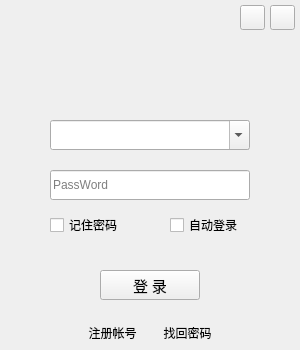
<?xml version="1.0" encoding="UTF-8"?>
<ui version="4.0">
 <class>Login</class>
 <widget class="QDialog" name="Login">
  <property name="geometry">
   <rect>
    <x>0</x>
    <y>0</y>
    <width>300</width>
    <height>350</height>
   </rect>
  </property>
  <property name="minimumSize">
   <size>
    <width>300</width>
    <height>350</height>
   </size>
  </property>
  <property name="maximumSize">
   <size>
    <width>300</width>
    <height>350</height>
   </size>
  </property>
  <property name="windowTitle">
   <string>Dialog</string>
  </property>
  <widget class="QWidget" name="loginWidget" native="true">
   <property name="geometry">
    <rect>
     <x>0</x>
     <y>0</y>
     <width>300</width>
     <height>350</height>
    </rect>
   </property>
   <property name="minimumSize">
    <size>
     <width>300</width>
     <height>350</height>
    </size>
   </property>
   <property name="maximumSize">
    <size>
     <width>300</width>
     <height>350</height>
    </size>
   </property>
   <widget class="QPushButton" name="findPasswordBtn">
    <property name="geometry">
     <rect>
      <x>150</x>
      <y>320</y>
      <width>75</width>
      <height>25</height>
     </rect>
    </property>
    <property name="font">
     <font>
      <family>幼圆</family>
     </font>
    </property>
    <property name="cursor">
     <cursorShape>PointingHandCursor</cursorShape>
    </property>
    <property name="focusPolicy">
     <enum>Qt::NoFocus</enum>
    </property>
    <property name="text">
     <string>找回密码</string>
    </property>
    <property name="flat">
     <bool>true</bool>
    </property>
   </widget>
   <widget class="QPushButton" name="registerBtn">
    <property name="geometry">
     <rect>
      <x>75</x>
      <y>320</y>
      <width>75</width>
      <height>25</height>
     </rect>
    </property>
    <property name="font">
     <font>
      <family>幼圆</family>
     </font>
    </property>
    <property name="cursor">
     <cursorShape>PointingHandCursor</cursorShape>
    </property>
    <property name="focusPolicy">
     <enum>Qt::NoFocus</enum>
    </property>
    <property name="autoFillBackground">
     <bool>false</bool>
    </property>
    <property name="text">
     <string>注册帐号</string>
    </property>
    <property name="autoDefault">
     <bool>false</bool>
    </property>
    <property name="default">
     <bool>false</bool>
    </property>
    <property name="flat">
     <bool>true</bool>
    </property>
   </widget>
   <widget class="QLabel" name="label">
    <property name="geometry">
     <rect>
      <x>20</x>
      <y>40</y>
      <width>271</width>
      <height>50</height>
     </rect>
    </property>
    <property name="text">
     <string/>
    </property>
    <property name="pixmap">
     <pixmap resource="../BlogClient.qrc">:/Image/login/label.png</pixmap>
    </property>
   </widget>
   <widget class="QCheckBox" name="autoLoginBox">
    <property name="geometry">
     <rect>
      <x>170</x>
      <y>215</y>
      <width>80</width>
      <height>20</height>
     </rect>
    </property>
    <property name="font">
     <font>
      <family>幼圆</family>
      <pointsize>9</pointsize>
     </font>
    </property>
    <property name="focusPolicy">
     <enum>Qt::NoFocus</enum>
    </property>
    <property name="text">
     <string>自动登录</string>
    </property>
   </widget>
   <widget class="QLineEdit" name="passwordEdit">
    <property name="geometry">
     <rect>
      <x>50</x>
      <y>170</y>
      <width>200</width>
      <height>30</height>
     </rect>
    </property>
    <property name="cursor">
     <cursorShape>IBeamCursor</cursorShape>
    </property>
    <property name="maxLength">
     <number>16</number>
    </property>
    <property name="echoMode">
     <enum>QLineEdit::Password</enum>
    </property>
    <property name="placeholderText">
     <string>PassWord</string>
    </property>
    <property name="clearButtonEnabled">
     <bool>true</bool>
    </property>
   </widget>
   <widget class="QComboBox" name="userNameBox">
    <property name="geometry">
     <rect>
      <x>50</x>
      <y>120</y>
      <width>200</width>
      <height>30</height>
     </rect>
    </property>
    <property name="cursor">
     <cursorShape>IBeamCursor</cursorShape>
    </property>
    <property name="editable">
     <bool>true</bool>
    </property>
    <property name="maxVisibleItems">
     <number>5</number>
    </property>
   </widget>
   <widget class="QLabel" name="hintLabel">
    <property name="geometry">
     <rect>
      <x>100</x>
      <y>245</y>
      <width>100</width>
      <height>15</height>
     </rect>
    </property>
    <property name="font">
     <font>
      <family>幼圆</family>
      <pointsize>10</pointsize>
     </font>
    </property>
    <property name="text">
     <string/>
    </property>
    <property name="alignment">
     <set>Qt::AlignCenter</set>
    </property>
   </widget>
   <widget class="QPushButton" name="loginBtn">
    <property name="geometry">
     <rect>
      <x>100</x>
      <y>270</y>
      <width>100</width>
      <height>30</height>
     </rect>
    </property>
    <property name="font">
     <font>
      <family>黑体</family>
      <pointsize>11</pointsize>
     </font>
    </property>
    <property name="cursor">
     <cursorShape>PointingHandCursor</cursorShape>
    </property>
    <property name="focusPolicy">
     <enum>Qt::NoFocus</enum>
    </property>
    <property name="text">
     <string>登 录</string>
    </property>
    <property name="checkable">
     <bool>true</bool>
    </property>
   </widget>
   <widget class="QToolButton" name="minBtn">
    <property name="geometry">
     <rect>
      <x>240</x>
      <y>5</y>
      <width>25</width>
      <height>25</height>
     </rect>
    </property>
    <property name="minimumSize">
     <size>
      <width>25</width>
      <height>25</height>
     </size>
    </property>
    <property name="cursor">
     <cursorShape>PointingHandCursor</cursorShape>
    </property>
    <property name="focusPolicy">
     <enum>Qt::NoFocus</enum>
    </property>
    <property name="toolTip">
     <string>最小化</string>
    </property>
    <property name="icon">
     <iconset resource="../BlogClient.qrc">
      <normaloff>:/Image/min.png</normaloff>:/Image/min.png</iconset>
    </property>
   </widget>
   <widget class="QToolButton" name="closeBtn">
    <property name="geometry">
     <rect>
      <x>270</x>
      <y>5</y>
      <width>25</width>
      <height>25</height>
     </rect>
    </property>
    <property name="minimumSize">
     <size>
      <width>25</width>
      <height>25</height>
     </size>
    </property>
    <property name="cursor">
     <cursorShape>PointingHandCursor</cursorShape>
    </property>
    <property name="focusPolicy">
     <enum>Qt::NoFocus</enum>
    </property>
    <property name="toolTip">
     <string>关闭</string>
    </property>
    <property name="icon">
     <iconset resource="../BlogClient.qrc">
      <normaloff>:/Image/close.png</normaloff>:/Image/close.png</iconset>
    </property>
   </widget>
   <widget class="QCheckBox" name="savePasswordBox">
    <property name="geometry">
     <rect>
      <x>50</x>
      <y>215</y>
      <width>80</width>
      <height>20</height>
     </rect>
    </property>
    <property name="font">
     <font>
      <family>幼圆</family>
     </font>
    </property>
    <property name="focusPolicy">
     <enum>Qt::NoFocus</enum>
    </property>
    <property name="text">
     <string>记住密码</string>
    </property>
   </widget>
  </widget>
 </widget>
 <tabstops>
  <tabstop>userNameBox</tabstop>
  <tabstop>passwordEdit</tabstop>
  <tabstop>savePasswordBox</tabstop>
  <tabstop>autoLoginBox</tabstop>
  <tabstop>loginBtn</tabstop>
  <tabstop>registerBtn</tabstop>
  <tabstop>findPasswordBtn</tabstop>
  <tabstop>minBtn</tabstop>
  <tabstop>closeBtn</tabstop>
 </tabstops>
 <resources>
  <include location="../BlogClient.qrc"/>
 </resources>
 <connections/>
</ui>
